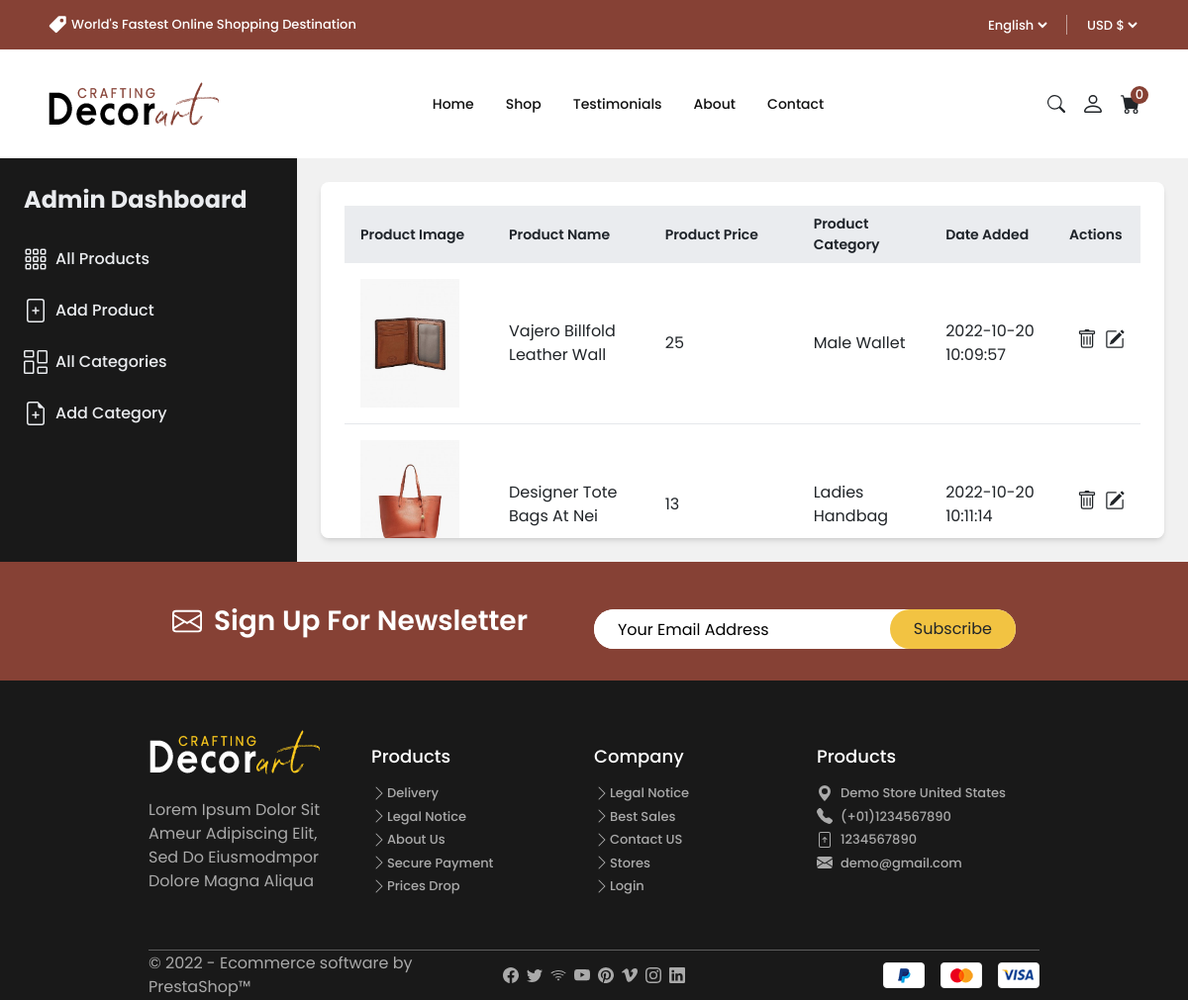
Page /admin_dashboard.php (signed in) on the committed database.
### tables this page shows
CREATE TABLE `products` (
  `serial_number` int(11) NOT NULL,
  `product_name` text NOT NULL,
  `product_image` varchar(200) NOT NULL,
  `product_price` int(11) NOT NULL,
  `product_category` text NOT NULL,
  `datetime_added` timestamp NOT NULL DEFAULT current_timestamp(),
  `product_id` text NOT NULL
);

### admin_dashboard.php (the view, shortened to what this page needs)
<!DOCTYPE html>
<html lang="en">
<head>
    <link href="https://cdn.jsdelivr.net/npm/bootstrap@5.2.2/dist/css/bootstrap.min.css" rel="stylesheet">
    <link rel="stylesheet" href="https://cdnjs.cloudflare.com/ajax/libs/OwlCarousel2/2.3.4/assets/owl.carousel.min.css" />
    <script src="https://cdn.tailwindcss.com"></script>
    <link rel="stylesheet" href="input.css">
</head>
<body style="font-family: 'Poppins', sans-serif;">
    <?php include "header.php";?>
    <div class="sm:flex">
        <div class="sm:w-[300px] grow-0 shrink-0 bg-[#191919] p-4 text-[#eaecef] min-h-full">
            <p class="font-bold text-[24px] ">Admin Dashboard</p>
            <ul class="mt-4">
                <li class="my-3 cursor-pointer all_products_li">
                        <div class="flex items-center h-[36px]">
                            <p class="text-[16px] leading-[24px] font-medium hover:text-[#f0b90b]">All Products</p>
                        </div>
                </li>
                <li class="my-3 cursor-pointer add_product_li">
                        <div class="flex items-center h-[36px]">
                            <p class="text-[16px] leading-[24px] font-medium hover:text-[#f0b90b]">Add Product</p>
                        </div>
                </li>
                <li class="my-3 cursor-pointer all_categories_li">
                    <div class="flex items-center h-[36px]">
                        <p class="text-[16px] leading-[24px] font-medium hover:text-[#f0b90b]">All Categories</p>
                    </div>
                </li>
                <li class="my-3 cursor-pointer add_category_li">
                    <div class="flex items-center h-[36px]">
                        <p class="text-[16px] leading-[24px] font-medium hover:text-[#f0b90b]">Add Category</p>
                    </div>
                </li>
            </ul>
        </div>
        <div class="bg-[#f1f1f1] p-6 min-h-full grow shrink overflow-x-scroll">
            <div class="products_container">
                <div class="p-4 bg-white min-h-full shadow-md rounded-lg overflow-x-scroll all_products h-[360px] overflow-y-scroll">
                    <table class="min-w-[800px] w-full">
                        <thead class="">
                            <tr class="w-full">
                                <th class="h-[40px] text-left py-2 px-3 text-[14px] text-[#1e2329] bg-[#eaecef] font-semibold min-w-[150px]">
                                Product Image
                                </th>
                                <th class="h-[40px] text-left py-2 px-3 text-[14px] text-[#1e2329] bg-[#eaecef] font-semibold">
                                Product Name
                                </th>
                                <th class="h-[40px] text-left py-2 px-3 text-[14px] text-[#1e2329] bg-[#eaecef] font-semibold min-w-[150px]">
                                Product Price
                                </th>
                                <th class="h-[40px] text-left py-2 px-3 text-[14px] text-[#1e2329] bg-[#eaecef] font-semibold">
                                Product Category
                                </th>
                                <th class="h-[40px] text-left py-2 px-3 text-[14px] text-[#1e2329] bg-[#eaecef] font-semibold">
                                Date Added
                                </th>
                                <th class="h-[40px] text-left py-2 px-3 text-[14px] text-[#1e2329] bg-[#eaecef] font-semibold">
                                Actions
                                </th>
                            </tr>
                        </thead>
                        <tbody>
                            <?php
                            require_once("connection.php");
                            $query_fetch_all_products = "SELECT * FROM products";
                            $all_products_fetch_results = $conn->query($query_fetch_all_products);
                            if($all_products_fetch_results->num_rows > 0)
                            {
                                while($row = $all_products_fetch_results->fetch_assoc())
                                {?>
                                    <tr class="border-b">
                                        <td class="p-3">
                                            <img src="<?php echo $row['product_image'];?>" alt="" class="w-[100px]">
                                        </td>
                                        <td class="p-3">
                                            <p><?php echo $row['product_name'];?></p>
                                        </td>
                                        <td class="p-3">
                                            <p><?php echo $row['product_price'];?></p>
                                        </td>
                                        <td class="p-3">
                                            <p><?php echo $row['product_category'];?></p>
                                        </td>
                                        <td class="p-3">
                                            <p><?php echo $row['datetime_added'];?></p>
                                        </td>
                                        <td class="p-3">
                                            <div class="flex items-center">
                                                <form action="delete_product.php" method="post">
                                                    <button type="submit" name="delete_product" class="ml-2">
                                                    </button>
                                                </form>
                                                <form action="edit_product.php" method="post">
                                                    <button class="" type="submit" name="go_to_edit_product">
                                                    </button>
                                                </form>
                                            </div>
                                        </td>
                                    </tr>
                            <?php }}?>
                        </tbody>
                    </table>
                </div>
            </div>
        </div>
    </div>
    <?php include "footer.php";?>
</body>
</html>

### rows in the picture
products: product_image (picture), product_name "Vajero Billfold Leather Wall", product_price "25", product_category "Male Wallet", datetime_added "2022-10-20 10:09:57"
products: product_image (picture), product_name "Designer Tote Bags At Nei", product_price "13", product_category "Ladies Handbag", datetime_added "2022-10-20 10:11:14"

### other values in the picture
count($_SESSION['cart']) "0"
